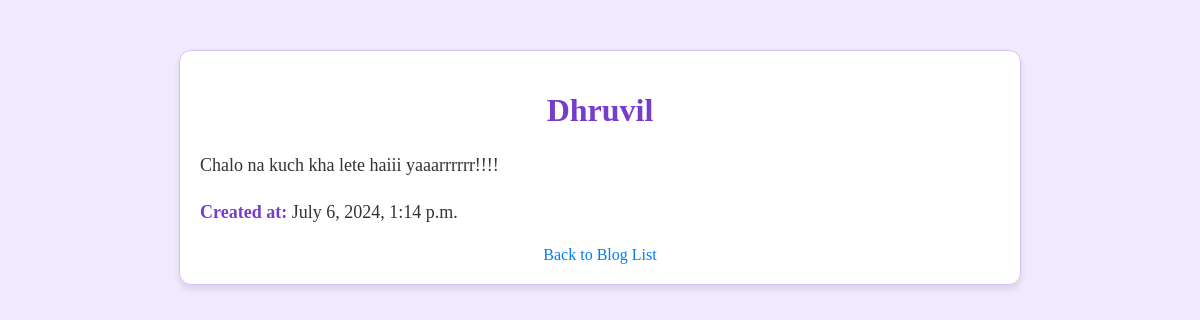
The app's page /blog_detail/10/ with its own data.
### nav/models.py (models this page shows, shortened)
class Blog(models.Model):
  title = models.CharField(max_length=100, verbose_name="Title",blank=True,null=True)
  content= models.TextField()
  created_at = models.DateTimeField(auto_now_add=True)
  like_count = models.IntegerField(default=0)

### nav/views.py (the view)
# urls.py: path('blog_detail/<int:blog_id>/',views.blog_detail,name='blog_detail'),
def blog_detail(request, blog_id):
    blog = get_object_or_404(Blog, pk=blog_id)
    return render(request, 'nav/blog_detail.html', {'blog': blog})

### nav/templates/nav/blog_detail.html (shortened to what this page needs)
<!DOCTYPE html>
<html>
<head>
</head>
<body>
    <div class="container">
        <h1>{{ blog.title }}</h1>
        <p>{{ blog.content }}</p>
        <p><strong>Created at:</strong> {{ blog.created_at }}</p>
        <a href="{% url 'blog_list' %}">Back to Blog List</a>
    </div>
</body>
</html>

### nav/templates/nav/blog_detail.html (style rules this page uses)
body { background-color: #F1EAFF; font-family: 'Times New Roman', Times, serif, sans-serif; margin: 0; padding: 0; }
.container { padding: 20px; max-width: 800px; margin: 50px auto; background-color: #ffffff; border: 1px solid #d3c3f3; border-radius: 12px; box-shadow: 0 4px 6px rgba(0, 0, 0, 0.1); }
h1 { color: #763dca; text-align: center; }
p { color: #333; font-size: 18px; line-height: 1.6; }
strong { color: #763dca; }
a { display: block; text-align: center; margin-top: 20px; color: #007BFF; text-decoration: none; }

### records on screen
Blog: title "Dhruvil", content "Chalo na kuch kha lete haiii yaaarrrrrr!!!!", created_at "July 6, 2024, 1:14 p.m."
